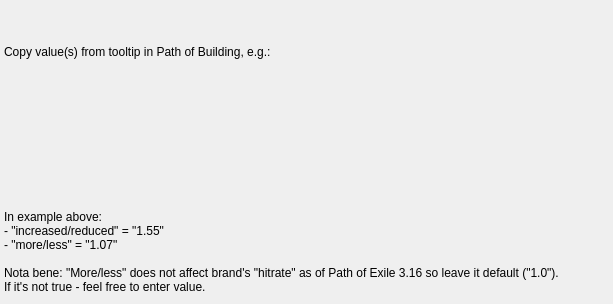
<?xml version="1.0" encoding="UTF-8"?>
<ui version="4.0">
 <class>hint_cast</class>
 <widget class="QDialog" name="hint_cast">
  <property name="geometry">
   <rect>
    <x>0</x>
    <y>0</y>
    <width>613</width>
    <height>304</height>
   </rect>
  </property>
  <property name="windowTitle">
   <string>Cast speed hint</string>
  </property>
  <layout class="QVBoxLayout">
   <property name="spacing">
    <number>4</number>
   </property>
   <property name="leftMargin">
    <number>4</number>
   </property>
   <property name="topMargin">
    <number>4</number>
   </property>
   <property name="rightMargin">
    <number>4</number>
   </property>
   <property name="bottomMargin">
    <number>4</number>
   </property>
   <item>
    <widget class="QLabel">
     <property name="text">
      <string>Copy value(s) from tooltip in Path of Building, e.g.:</string>
     </property>
    </widget>
   </item>
   <item>
    <widget class="QLabel">
     <property name="sizePolicy">
      <sizepolicy hsizetype="Minimum" vsizetype="Minimum">
       <horstretch>0</horstretch>
       <verstretch>0</verstretch>
      </sizepolicy>
     </property>
     <property name="text">
      <string/>
     </property>
     <property name="pixmap">
      <pixmap resource="resources.qrc">:/resources/pob_cast.png</pixmap>
     </property>
    </widget>
   </item>
   <item>
    <widget class="QLabel">
     <property name="text">
      <string>In example above:
- &quot;increased/reduced&quot; = &quot;1.55&quot;
- &quot;more/less&quot; = &quot;1.07&quot;

Nota bene: &quot;More/less&quot; does not affect brand's &quot;hitrate&quot; as of Path of Exile 3.16 so leave it default (&quot;1.0&quot;).
If it's not true - feel free to enter value.</string>
     </property>
    </widget>
   </item>
  </layout>
 </widget>
 <resources>
  <include location="resources.qrc"/>
 </resources>
 <connections/>
</ui>
